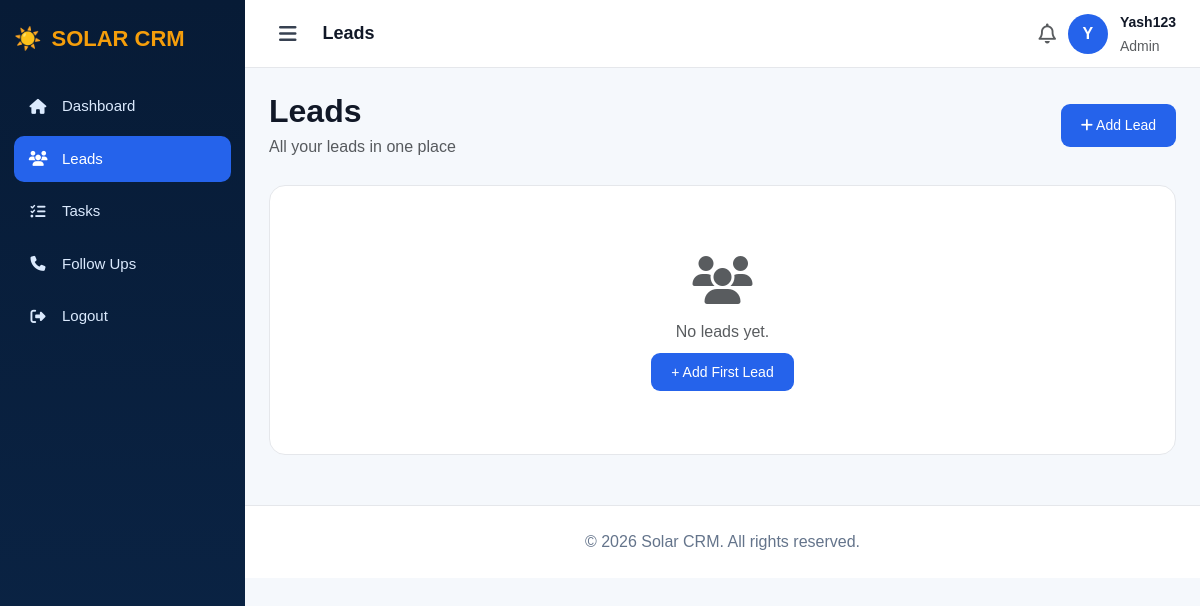
Before: /leads/ (signed in) with the older database file.
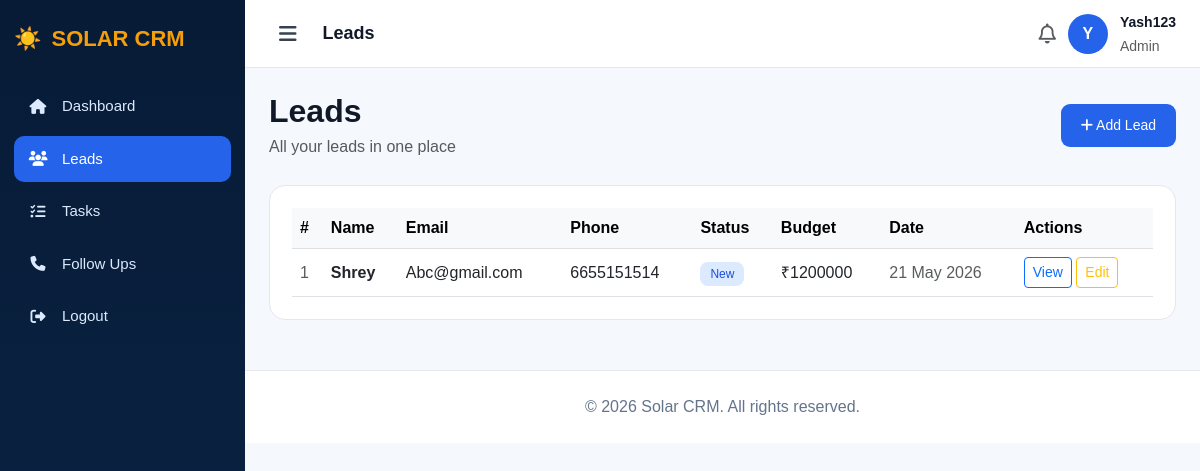
After: the same page with the newer database file.
### app/models.py (models this page shows, shortened)
class Lead(models.Model):
    STATUS_CHOICES = [
        ('New', 'New'),
        ('Contacted', 'Contacted'),
        ('Qualified', 'Qualified'),
        ('Proposal', 'Proposal'),
        ('Won', 'Won'),
        ('Lost', 'Lost'),
    ]
    name = models.CharField(max_length=100)
    email = models.EmailField()
    phone = models.CharField(max_length=15)
    description = models.TextField(blank=True, null=True)
    status = models.CharField(max_length=50, choices=STATUS_CHOICES, default='New')
    budget = models.DecimalField(max_digits=12, decimal_places=2, default=0)
    created_at = models.DateTimeField(auto_now_add=True)
    assigned_to = models.ForeignKey(User, on_delete=models.SET_NULL, null=True, blank=True, related_name='assigned_leads')

### app/views.py (the view)
# urls.py: path('leads/', views.leads, name='leads'),
@login_required
def leads(request):
    if request.user.is_superuser:
        leads = Lead.objects.all().order_by('-created_at')
    else:
        leads = Lead.objects.filter(assigned_to=request.user).order_by('-created_at')
    return render(request, 'leads.html', {'leads': leads})

### app/templates/leads.html (shortened to what this page needs)
<!DOCTYPE html>
<html>
<head>
    <link href="https://cdn.jsdelivr.net/npm/bootstrap@5.3.0/dist/css/bootstrap.min.css" rel="stylesheet">
    <link href="https://cdnjs.cloudflare.com/ajax/libs/font-awesome/6.5.1/css/all.min.css" rel="stylesheet">
    <link rel="stylesheet" href="https://cdn.datatables.net/1.13.6/css/dataTables.bootstrap5.min.css">
<link rel="stylesheet" href="https://cdn.datatables.net/buttons/2.4.1/css/buttons.bootstrap5.min.css">
</head>
<body>
<div class="sidebar" id="sidebar">
    <div class="brand">☀️ <span class="brand-text"><span>SOLAR</span> CRM</span></div>
   <div class="menu">
        <a href="/dashboard/"><i class="fa-solid fa-house"></i><span class="menu-label">Dashboard</span></a>
        <a href="/leads/" class="active"><i class="fa-solid fa-users"></i><span class="menu-label">Leads</span></a>
        <a href="/tasks/"><i class="fa-solid fa-list-check"></i><span class="menu-label">Tasks</span></a>
        <a href="/followups/"><i class="fa-solid fa-phone"></i><span class="menu-label">Follow Ups</span></a>
        <a href="/logout/"><i class="fa-solid fa-right-from-bracket"></i><span class="menu-label">Logout</span></a>
    </div>
</div>
<div class="main" id="main">
    <div class="topbar">
        <div class="d-flex align-items-center gap-3">
            <button class="hamburger" onclick="toggleSidebar()"><i class="fa-solid fa-bars"></i></button>
            <strong style="font-size:18px;">Leads</strong>
        </div>
        <div class="admin-box">
            <i class="fa-regular fa-bell fs-5 text-muted"></i>
            <div class="avatar">{{ request.user.username|slice:":1"|upper }}</div>
            <div><strong style="font-size:14px;">{{ request.user.username }}</strong><br><small class="text-muted">Admin</small></div>
        </div>
    </div>
    <div class="content">
        <div class="page-header">
            <div><h2>Leads</h2><p class="text-muted mb-0">All your leads in one place</p></div>
            <a href="/add-lead/" class="add-btn"><i class="fa-solid fa-plus"></i> Add Lead</a>
        </div>
        <div class="panel">
            {% if leads %}
            <div class="table-responsive">
                <table id="dataTable" class="table table-hover align-middle mb-0">
                    <thead class="table-light">
                        <tr><th>#</th><th>Name</th><th>Email</th><th>Phone</th><th>Status</th><th>Budget</th><th>Date</th><th>Actions</th></tr>
                    </thead>
                    <tbody>
                        {% for lead in leads %}
                        <tr>
                            <td class="text-muted">{{ forloop.counter }}</td>
                            <td><strong>{{ lead.name }}</strong></td>
                            <td>{{ lead.email }}</td>
                            <td>{{ lead.phone }}</td>
                            <td><span class="badge-soft badge-{{ lead.status|lower }}">{{ lead.status }}</span></td>
                            <td>₹{{ lead.budget|floatformat:0 }}</td>
                            <td class="text-muted">{{ lead.created_at|date:"d M Y" }}</td>
                           <td>
    <a href="/lead/{{ lead.id }}/" class="btn btn-sm btn-outline-primary">View</a>
    <a href="/edit-lead/{{ lead.id }}/" class="btn btn-sm btn-outline-warning">Edit</a>
</td>
                        </tr>
                        {% endfor %}
                    </tbody>
                </table>
            </div>
            {% else %}
            <div class="text-center py-5">
                <i class="fa-solid fa-users fa-3x text-muted mb-3"></i>
                <p class="text-muted">No leads yet.</p>
                <a href="/add-lead/" class="add-btn">+ Add First Lead</a>
            </div>
            {% endif %}
        </div>
    </div>
    <div class="footer">© 2026 Solar CRM. All rights reserved.</div>
</div>
</body>
</html>

Changed rows visible on the page:
now on this page (row edited): Lead: name "Shrey", email "Abc@gmail.com", phone "6655151514", status "New", budget "1200000", created_at "21 May 2026"
Other visible differences:
text no longer shown: "No leads yet. + Add First Lead"
text now shown: "# Name Email Phone Status Budget Date Actions"
